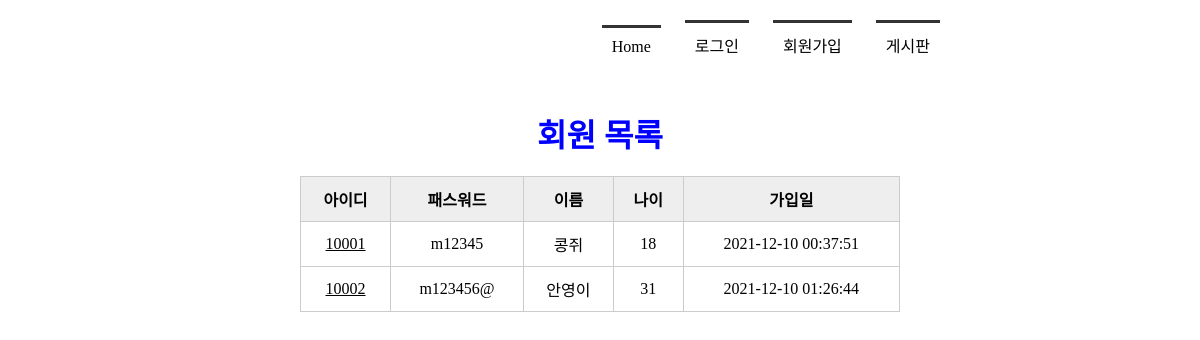
The page /memberlist/ on the database as committed earlier.
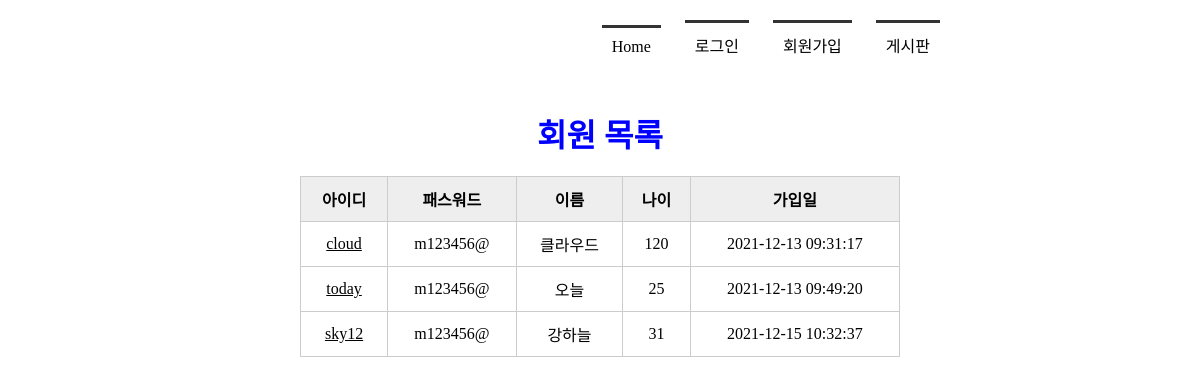
The same page on the database as committed later.
### tables this page shows
CREATE TABLE member(
        mid CHAR(5) PRIMARY KEY,
        passwd CHAR(8) NOT NULL,
        name TEXT NOT NULL,
        age INTEGER,
        regDate TIMESTAMP DATE DEFAULT (datetime('now', 'localtime'))
    );

### app.py (the view)
@app.route('/memberlist/')
def memberlist():
    conn = getconn()
    cur = conn.cursor()
    sql = "SELECT * FROM member"
    cur.execute(sql)
    rs = cur.fetchall()   #db에서 검색한 데이터
    conn.close()
    return render_template('memberlist.html', rs=rs)

### app.py (called while the page is built)
def getconn():
    conn = sqlite3.connect('./memberdb.db')
    return conn

### templates/memberlist.html (shortened to what this page needs)
<!DOCTYPE html>
<html lang="ko">
<head>
    <link rel="stylesheet" href="{{ url_for('static', filename='css/style.css') }}">
</head>
<body>
    <div id="container">
        {% include 'navbar.html' %}
        <section>
            <h1>회원 목록</h1>
            <table>
                <tr>
                    <th>아이디</th><th>패스워드</th><th>이름</th><th>나이</th><th>가입일</th>
                </tr>
                {% for i in rs %}
                <tr>
                    <td><a href="{{ url_for('member_view', id=i[0]) }}">{{ i[0] }}</a></td>
                    <td>{{ i[1] }}</td>
                    <td>{{ i[2] }}</td>
                    <td>{{ i[3] }}</td>
                    <td>{{ i[4] }}</td>
                </tr>
                {% endfor %}
            </table>
        </section>
    </div>
</body>
</html>

### templates/navbar.html
<header>
    <nav>
        <ul>
        {% if session %}
            <li><a href="{{ url_for('index') }}">Home</a></li>
            <li><a href="{{ url_for('logout') }}">({{ session['userName'] }}님)로그아웃</a></li>
            <li><a href="{{ url_for('memberlist') }}">회원목록</a></li>
            <li><a href="{{ url_for('boardlist') }}">게시판</a></li>
        {% else %}
            <li><a href="{{ url_for('index') }}">Home</a></li>
            <li><a href="{{ url_for('login') }}">로그인</a></li>
            <li><a href="{{ url_for('register') }}">회원가입</a></li>
            <li><a href="{{ url_for('boardlist') }}">게시판</a></li>
        {% endif %}
        </ul>
    </nav>
</header>

### static/css/style.css (style rules this page uses)
* { margin: 0; padding: 0; }
#container { width: 1000px; margin: 10px auto; }
header { height: 100px; }
nav ul { list-style: none; text-align: right; margin-right: 150px; }
nav ul li { display: inline-block; margin: 10px; border-top:3px solid #333; padding: 10px; }
nav ul li a { text-decoration: none; color: #000 }
section { text-align:center }
section h1 { font-size:2em; color:#00f; }
section table { width: 600px; margin: 0 auto; border-collapse:collapse }
section h1 { margin-bottom: 20px; }
section table, th, td { border: 1px solid #ccc; padding: 10px }
section table th { background-color: #eee }
section table a { color: #000; }

Rows that differ between the two databases and show on the page:
removed member: mid "10001", passwd "m12345", name "콩쥐", age "18", regDate "2021-12-10 00:37:51"
removed member: mid "10002", passwd "m123456@", name "안영이", age "31", regDate "2021-12-10 01:26:44"
added member: mid "cloud", passwd "m123456@", name "클라우드", age "120", regDate "2021-12-13 09:31:17"
added member: mid "today", passwd "m123456@", name "오늘", age "25", regDate "2021-12-13 09:49:20"
added member: mid "sky12", passwd "m123456@", name "강하늘", age "31", regDate "2021-12-15 10:32:37"
